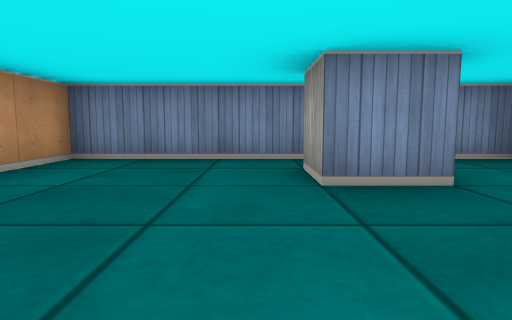
[1] (above)

12 first-person views from a walk through a cub3D ray-caster map. The camera is about half as high as the walls, tilts 6° down and sees 75° across. The floor is counted in squares. Each view is taken from the middle of a square. On the plan, view 1 faces up. The plan holds only what a view shows up to about 9 squares ahead; the rest is blank.

[2]
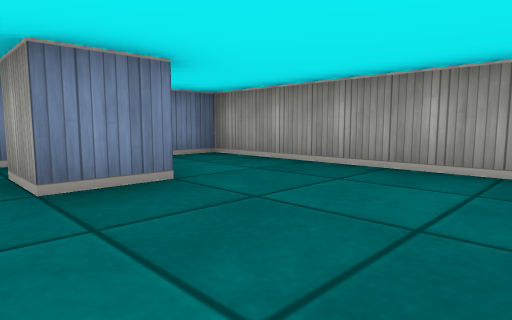

[3]
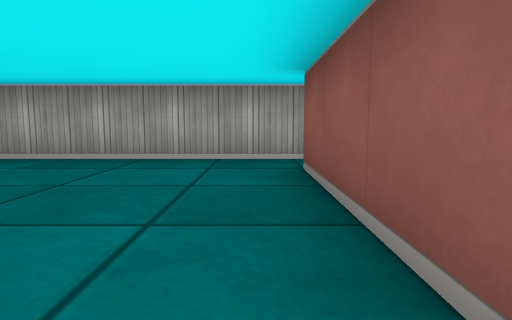

[4]
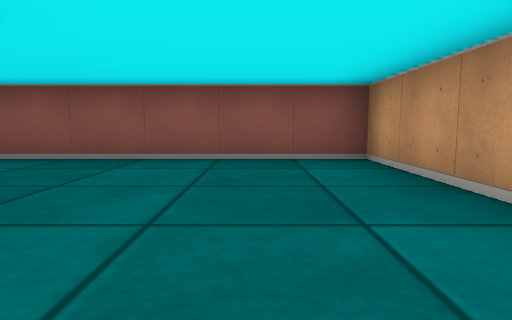

[5]
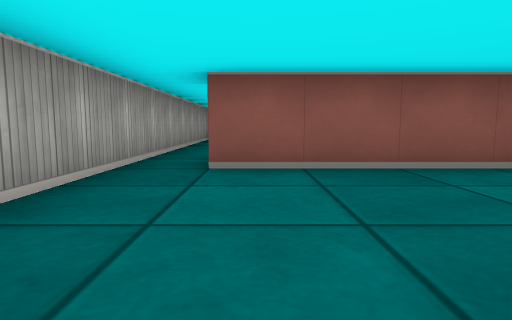

[6]
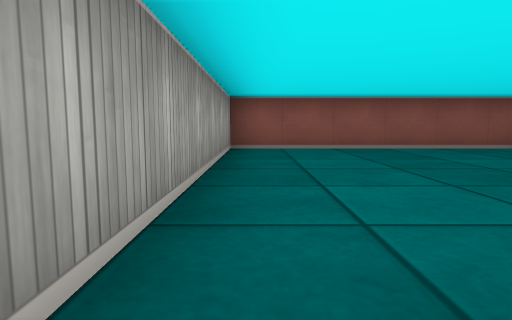

[7]
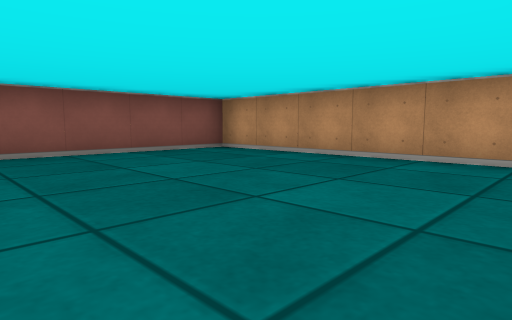

[8]
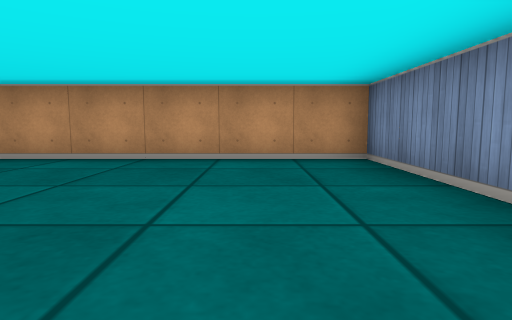

[9]
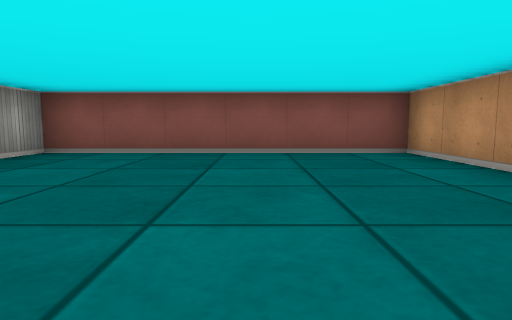

[10]
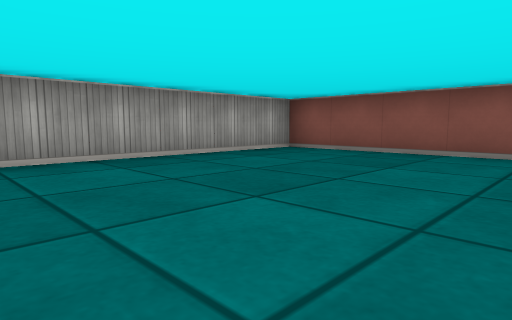

[11]
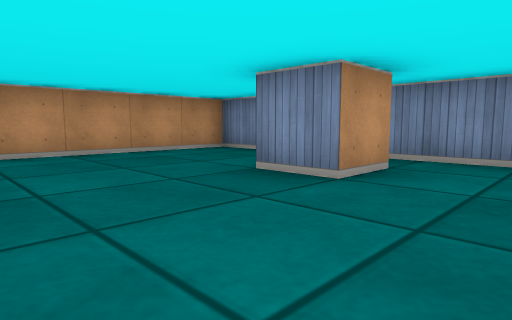

[12]
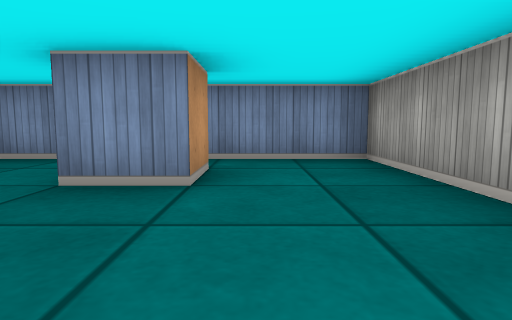

### Floor plan
Points are (right, up) in squares from view 1. A wall is a line through its corners. A room is listed if a view was taken in it or the views show most of it. See-through windows are left out.
Room 1 (views 1, 2, 3, 4, 5, 6, 11, 12)
walls: (1.5, 3.6) (1.5, 2.5) (0.5, 2.5) (0.5, 3.5); (3.5, -1.5) (3.5, 4.5) (-2.5, 4.5) (-2.5, -0.5) (2.5, -0.5)
ways out: opening at (3, -1) to room 2
Room 2 (views 7, 8, 9, 10)
walls: (0.1, -1.5) (-2.5, -1.5) (-2.5, -7.5) (3.5, -7.5) (3.5, -1.5)
ways out: opening at (3, -1) to room 1

Positions as (right, up) in squares from view 1, and headings:
1: (0, 0), facing up
2: (0, 0), facing up-right
3: (-1, 0), facing right
4: (-1, 4), facing down
5: (2, 3), facing down
6: (3, -1), facing down
7: (2, -2), facing down-left
8: (2, -3), facing left
9: (0, -2), facing down
10: (-1, -2), facing down-right
11: (3, 0), facing up-left
12: (2, 0), facing up
